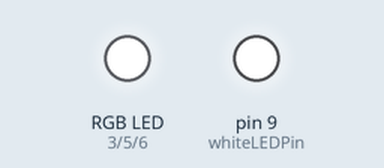
Recording of a sketch running on a simulated Arduino Uno, built with avr-gcc and run on an emulated ATmega328P. Parts: an RGB LED mixed from three pins (HIGH = lit), output pins drawn as LEDs (lit = HIGH).

Above: at 0.05 s.
At 10.0 s:
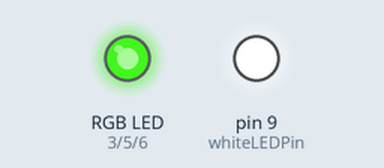
At 15.0 s:
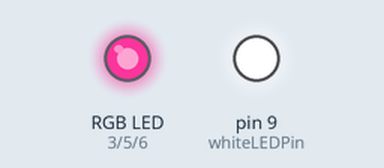
At 20.0 s:
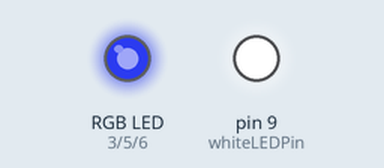
Timing chart, 0 to 28.8 s (numbered marks = the images above):
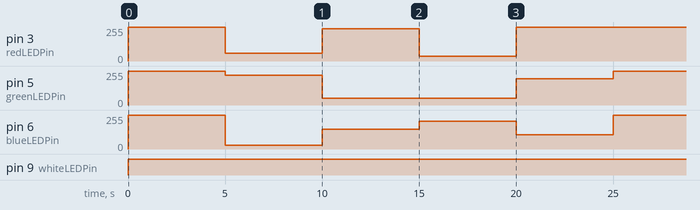

Measured:
- by itself, pin 3 (redLEDPin): repeats every 25.0 s: 60/255 5.0 s, 242/255 5.0 s, 37/255 5.0 s, 252/255 5.0 s, 255/255 5.0 s
- by itself, pin 5 (greenLEDPin): repeats every 25.0 s: 224/255 5.0 s, 51/255 10.0 s, 196/255 5.0 s, 255/255 5.0 s
- by itself, pin 6 (blueLEDPin): repeats every 25.0 s: 27/255 5.0 s, 150/255 5.0 s, 207/255 5.0 s, 106/255 5.0 s, 255/255 5.0 s
- by itself, pin 9 (whiteLEDPin): LOW → HIGH at 0.00 s

The sketch:

testLEDs__1_hannah.ino
```cpp
int redLEDPin = 3;
int greenLEDPin = 5;
int blueLEDPin = 6;
int whiteLEDPin = 9;

int blueGreen[] = {0, 255, 255};
int blue[] = {0, 0, 255};
int redOrange[] = {255, 255, 0};
int greenYellow[] = {127, 255, 0};
int jungleBackgroundColor[] = {60, 224, 27};
int dragonBackgroundColor[] = {242, 51, 150};
int underwaterBackgroundColor[] = {120, 212, 240};
int white[] = {255, 255, 255};
int deepBlueBackgroundColor[] = {37, 51, 207};
int sunlightBackgroundColor[] = {252, 196, 106};

void setup() {
pinMode(redLEDPin, OUTPUT);
pinMode(greenLEDPin, OUTPUT);
pinMode(blueLEDPin, OUTPUT);
pinMode(whiteLEDPin, OUTPUT);

}

void setColor(int* color) {
  analogWrite(redLEDPin, color[0]);
  analogWrite(greenLEDPin, color[1]);
  analogWrite(blueLEDPin, color[2]);


}

void setWhiteLEDLevel (int level) {
  analogWrite(whiteLEDPin, level);
}
void setColor(int r, int g, int b) {
  analogWrite(redLEDPin, r);
  analogWrite(greenLEDPin, g);
  analogWrite(blueLEDPin, b);
}

void loop() {

setWhiteLEDLevel(255);
setColor(white);
delay(5000);
setColor(jungleBackgroundColor);
delay(5000);
setColor(dragonBackgroundColor);
delay(5000);
//setColor(underwaterBackgroundColor);
//delay(5000);
setColor(deepBlueBackgroundColor);
delay(5000);

setColor(sunlightBackgroundColor);
delay(5000);


//setColor(blueGreen);
//delay(5000);
//setColor(blue);
//delay(5000);
//setColor(redOrange);
//delay(5000);
//setColor(greenYellow);
//delay(5000);
}
```
